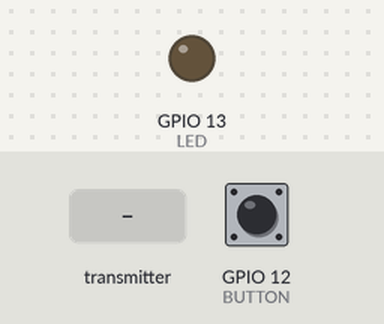
The program below on a simulated ESP32. On the bench: output pins drawn as LEDs (lit = HIGH). Inputs (shaded band) come from the test bench; at power-on: GPIO 12 (BUTTON) HIGH. What the program prints to the serial monitor is not drawn.

Above: at 1.2 s.
1.3 s: the transmitter starts sending isLedOn = 1
At 1.8 s:
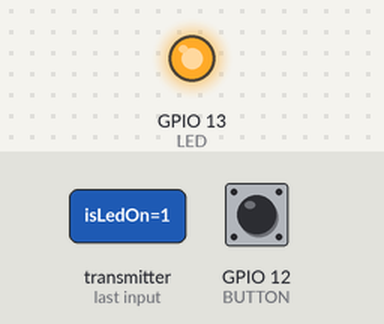
2.8 s: the transmitter starts sending isLedOn = 0
At 3.2 s:
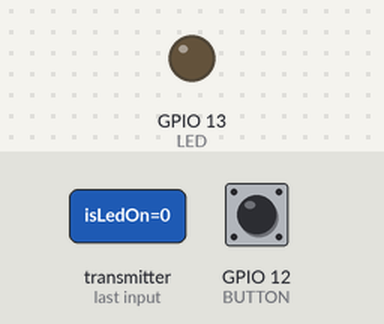
Timing chart, 0 to 5.8 s (numbered marks = the images above; inputs shaded):
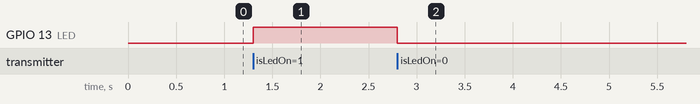

The program:

main.cpp
```cpp
#include <Arduino.h>
#include <WiFi.h>
#include <esp_wifi.h>
#include <esp_now.h>

// a0:b7:65:26:9c:c8

#define LED 13
#define BUTTON 12

uint8_t broadcastAddress1[] = {0xf0, 0x24, 0xf9, 0x44, 0x10, 0x40};

typedef struct data {
  bool isLedOn;
} data;

data dataSent;
data dataReceived;

esp_now_peer_info_t peerInfo;

bool isLedOn = true;

void onDataSent(const uint8_t *mac_addr, esp_now_send_status_t status) {
  char macStr[18];
  Serial.print("Packet to: ");
  snprintf(macStr, sizeof(macStr), "%02x:%02x:%02x:%02x:%02x:%02x",
           mac_addr[0], mac_addr[1], mac_addr[2], mac_addr[3], mac_addr[4], mac_addr[5]);
  Serial.print(macStr);
  Serial.print(" send status:\t");
  Serial.println(status == ESP_NOW_SEND_SUCCESS ? "Delivery Success" : "Delivery Fail");
}

void updateLedState(data dataReceived) {
  if (dataReceived.isLedOn) {
    digitalWrite(LED, HIGH);
  }
  else {
    digitalWrite(LED, LOW);
  }
}

void onDataReceived(const uint8_t * mac, const uint8_t *incomingData, int len) {
  memcpy(&dataReceived, incomingData, sizeof(dataReceived));
  Serial.print("Bytes received: ");
  Serial.println(len);
  Serial.print("Is Led On? ");
  Serial.println(dataReceived.isLedOn);
  Serial.println();
  updateLedState(dataReceived);
}

void readButton() {
  int buttonState = digitalRead(BUTTON);
  if (buttonState == LOW) {
    isLedOn = !isLedOn;
    dataSent.isLedOn = isLedOn;
  }
}

void checkDataSentSuccess(esp_err_t result) {
  if (result == ESP_OK) {
    Serial.println("Sent with success");
  }
  else {
    Serial.println("Error sending the data");
  }
}

void readMacAddress(){
  uint8_t baseMac[6];
  esp_err_t ret = esp_wifi_get_mac(WIFI_IF_STA, baseMac);
  if (ret == ESP_OK) {
    Serial.printf("%02x:%02x:%02x:%02x:%02x:%02x\n",
                  baseMac[0], baseMac[1], baseMac[2],
                  baseMac[3], baseMac[4], baseMac[5]);
  } else {
    Serial.println("Failed to read MAC address");
  }
}

void setup() {
  Serial.begin(9600);

  pinMode(LED, OUTPUT);
  pinMode(BUTTON, INPUT_PULLUP);

  WiFi.mode(WIFI_STA);

  Serial.print("ESP32 MAC Address: ");
  readMacAddress();

  if (esp_now_init() != ESP_OK) {
    Serial.println("Error initializing ESP-NOW");
    return;
  }

  esp_now_register_send_cb(onDataSent);

  peerInfo.channel = 0;
  peerInfo.encrypt = false;

  memcpy(peerInfo.peer_addr, broadcastAddress1, 6);
  if (esp_now_add_peer(&peerInfo) != ESP_OK){
    Serial.println("Failed to add peer");
    return;
  }

  esp_now_register_recv_cb(esp_now_recv_cb_t(onDataReceived));
}

void loop() {
  readButton();
  esp_err_t result = esp_now_send(0, (uint8_t *) &dataSent, sizeof(data));
  checkDataSentSuccess(result);
  delay(100);
}
```

Measured:
- after the input at 1.3 s, GPIO 13 (LED): LOW → HIGH at once
- after the input at 2.8 s, GPIO 13 (LED): HIGH → LOW at once
